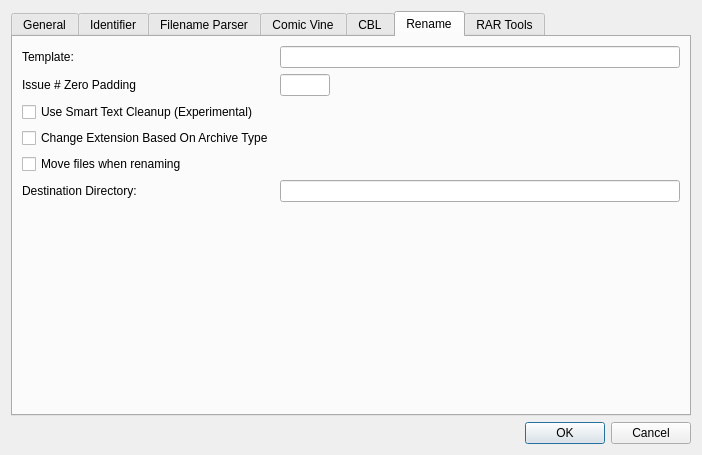
<?xml version="1.0" encoding="UTF-8"?>
<ui version="4.0">
 <class>dialogCreditEditor</class>
 <widget class="QDialog" name="dialogCreditEditor">
  <property name="geometry">
   <rect>
    <x>0</x>
    <y>0</y>
    <width>702</width>
    <height>455</height>
   </rect>
  </property>
  <property name="windowTitle">
   <string>Settings</string>
  </property>
  <property name="sizeGripEnabled">
   <bool>false</bool>
  </property>
  <layout class="QGridLayout" name="gridLayout_2">
   <item row="0" column="0">
    <layout class="QVBoxLayout" name="verticalLayout">
     <item>
      <widget class="QTabWidget" name="tabWidget">
       <property name="sizePolicy">
        <sizepolicy hsizetype="Expanding" vsizetype="Preferred">
         <horstretch>0</horstretch>
         <verstretch>0</verstretch>
        </sizepolicy>
       </property>
       <property name="currentIndex">
        <number>5</number>
       </property>
       <widget class="QWidget" name="tab">
        <attribute name="title">
         <string>General</string>
        </attribute>
        <layout class="QVBoxLayout" name="verticalLayout_2">
         <item>
          <widget class="QGroupBox" name="grpBoxBtns">
           <property name="title">
            <string/>
           </property>
           <layout class="QGridLayout" name="gridLayout_4">
            <item row="1" column="0">
             <widget class="QPushButton" name="btnResetSettings">
              <property name="sizePolicy">
               <sizepolicy hsizetype="Maximum" vsizetype="Fixed">
                <horstretch>0</horstretch>
                <verstretch>0</verstretch>
               </sizepolicy>
              </property>
              <property name="text">
               <string>Default Settings</string>
              </property>
             </widget>
            </item>
            <item row="1" column="1">
             <widget class="QLabel" name="lblDefaultSettings">
              <property name="sizePolicy">
               <sizepolicy hsizetype="Expanding" vsizetype="Expanding">
                <horstretch>0</horstretch>
                <verstretch>0</verstretch>
               </sizepolicy>
              </property>
              <property name="text">
               <string>Revert to default settings</string>
              </property>
              <property name="wordWrap">
               <bool>true</bool>
              </property>
             </widget>
            </item>
            <item row="2" column="0">
             <widget class="QPushButton" name="btnClearCache">
              <property name="sizePolicy">
               <sizepolicy hsizetype="Maximum" vsizetype="Fixed">
                <horstretch>0</horstretch>
                <verstretch>0</verstretch>
               </sizepolicy>
              </property>
              <property name="text">
               <string>Clear Cache</string>
              </property>
             </widget>
            </item>
            <item row="2" column="1">
             <widget class="QLabel" name="label_2">
              <property name="sizePolicy">
               <sizepolicy hsizetype="Expanding" vsizetype="Expanding">
                <horstretch>0</horstretch>
                <verstretch>0</verstretch>
               </sizepolicy>
              </property>
              <property name="text">
               <string>If you need to free up the disk space, or the responses seems out of date, clear the online cache.</string>
              </property>
              <property name="wordWrap">
               <bool>true</bool>
              </property>
             </widget>
            </item>
            <item row="0" column="0" colspan="2">
             <widget class="QCheckBox" name="cbxCheckForNewVersion">
              <property name="text">
               <string>Check for new version on startup</string>
              </property>
             </widget>
            </item>
           </layout>
          </widget>
         </item>
         <item>
          <widget class="Line" name="line_3">
           <property name="orientation">
            <enum>Qt::Horizontal</enum>
           </property>
          </widget>
         </item>
         <item>
          <spacer name="verticalSpacer">
           <property name="orientation">
            <enum>Qt::Vertical</enum>
           </property>
           <property name="sizeHint" stdset="0">
            <size>
             <width>20</width>
             <height>40</height>
            </size>
           </property>
          </spacer>
         </item>
        </layout>
       </widget>
       <widget class="QWidget" name="tab_2">
        <attribute name="title">
         <string>Identifier</string>
        </attribute>
        <layout class="QGridLayout" name="gridLayout_3">
         <item row="0" column="0">
          <widget class="QLabel" name="label_5">
           <property name="text">
            <string>&lt;html&gt;&lt;head/&gt;&lt;body&gt;&lt;p&gt;These settings are for the automatic issue identifier which searches online for matches. They will not affect &amp;quot;manual&amp;quot; searching.&lt;/p&gt;&lt;p&gt;Hover the mouse over an entry field for more info.&lt;/p&gt;&lt;/body&gt;&lt;/html&gt;</string>
           </property>
           <property name="wordWrap">
            <bool>true</bool>
           </property>
          </widget>
         </item>
         <item row="1" column="0">
          <widget class="Line" name="line_2">
           <property name="orientation">
            <enum>Qt::Horizontal</enum>
           </property>
          </widget>
         </item>
         <item row="2" column="0">
          <layout class="QFormLayout" name="formLayout_2">
           <property name="fieldGrowthPolicy">
            <enum>QFormLayout::AllNonFixedFieldsGrow</enum>
           </property>
           <item row="0" column="0">
            <widget class="QLabel" name="label_3">
             <property name="toolTip">
              <string/>
             </property>
             <property name="text">
              <string>Default Name Length Match Tolerance:</string>
             </property>
            </widget>
           </item>
           <item row="0" column="1">
            <widget class="QLineEdit" name="leNameLengthDeltaThresh">
             <property name="sizePolicy">
              <sizepolicy hsizetype="Maximum" vsizetype="Fixed">
               <horstretch>0</horstretch>
               <verstretch>0</verstretch>
              </sizepolicy>
             </property>
             <property name="maximumSize">
              <size>
               <width>50</width>
               <height>16777215</height>
              </size>
             </property>
             <property name="toolTip">
              <string/>
             </property>
            </widget>
           </item>
           <item row="1" column="0">
            <widget class="QLabel" name="label_4">
             <property name="text">
              <string>Publisher Blacklist:</string>
             </property>
            </widget>
           </item>
           <item row="1" column="1">
            <widget class="QPlainTextEdit" name="tePublisherBlacklist">
             <property name="sizePolicy">
              <sizepolicy hsizetype="Expanding" vsizetype="Expanding">
               <horstretch>0</horstretch>
               <verstretch>0</verstretch>
              </sizepolicy>
             </property>
            </widget>
           </item>
          </layout>
         </item>
        </layout>
       </widget>
       <widget class="QWidget" name="tab_6">
        <attribute name="title">
         <string>Filename Parser</string>
        </attribute>
        <widget class="QCheckBox" name="cbxParseScanInfo">
         <property name="geometry">
          <rect>
           <x>30</x>
           <y>30</y>
           <width>421</width>
           <height>25</height>
          </rect>
         </property>
         <property name="text">
          <string>Parse Scan Info From Filename (Experimental)</string>
         </property>
        </widget>
       </widget>
       <widget class="QWidget" name="tab_3">
        <attribute name="title">
         <string>Comic Vine</string>
        </attribute>
        <layout class="QVBoxLayout" name="verticalLayout_4">
         <item>
          <widget class="QGroupBox" name="grpBoxCVTop">
           <property name="sizePolicy">
            <sizepolicy hsizetype="Preferred" vsizetype="Preferred">
             <horstretch>0</horstretch>
             <verstretch>0</verstretch>
            </sizepolicy>
           </property>
           <layout class="QVBoxLayout" name="verticalLayout_5">
            <item>
             <layout class="QVBoxLayout" name="verticalLayout_3">
              <item>
               <widget class="QCheckBox" name="cbxUseSeriesStartAsVolume">
                <property name="text">
                 <string>Use Series Start Date as Volume</string>
                </property>
               </widget>
              </item>
              <item>
               <widget class="QCheckBox" name="cbxClearFormBeforePopulating">
                <property name="text">
                 <string>Clear Form Before Importing Comic Vine data</string>
                </property>
               </widget>
              </item>
              <item>
               <widget class="QCheckBox" name="cbxRemoveHtmlTables">
                <property name="text">
                 <string>Remove HTML tables from CV summary field</string>
                </property>
               </widget>
              </item>
             </layout>
            </item>
           </layout>
          </widget>
         </item>
         <item>
          <widget class="Line" name="line_4">
           <property name="sizePolicy">
            <sizepolicy hsizetype="Expanding" vsizetype="Fixed">
             <horstretch>0</horstretch>
             <verstretch>0</verstretch>
            </sizepolicy>
           </property>
           <property name="orientation">
            <enum>Qt::Horizontal</enum>
           </property>
          </widget>
         </item>
         <item>
          <widget class="QGroupBox" name="grpBoxKey">
           <property name="sizePolicy">
            <sizepolicy hsizetype="Preferred" vsizetype="Preferred">
             <horstretch>0</horstretch>
             <verstretch>0</verstretch>
            </sizepolicy>
           </property>
           <layout class="QGridLayout" name="gridLayout_8">
            <item row="1" column="1">
             <widget class="QLineEdit" name="leKey">
              <property name="sizePolicy">
               <sizepolicy hsizetype="MinimumExpanding" vsizetype="Maximum">
                <horstretch>0</horstretch>
                <verstretch>0</verstretch>
               </sizepolicy>
              </property>
              <property name="readOnly">
               <bool>false</bool>
              </property>
             </widget>
            </item>
            <item row="1" column="0">
             <widget class="QLabel" name="label_8">
              <property name="sizePolicy">
               <sizepolicy hsizetype="Preferred" vsizetype="Preferred">
                <horstretch>0</horstretch>
                <verstretch>0</verstretch>
               </sizepolicy>
              </property>
              <property name="minimumSize">
               <size>
                <width>120</width>
                <height>0</height>
               </size>
              </property>
              <property name="maximumSize">
               <size>
                <width>200</width>
                <height>16777215</height>
               </size>
              </property>
              <property name="text">
               <string>Comic Vine API Key</string>
              </property>
             </widget>
            </item>
            <item row="0" column="0" colspan="3">
             <widget class="QLabel" name="lblKeyHelp">
              <property name="sizePolicy">
               <sizepolicy hsizetype="Expanding" vsizetype="MinimumExpanding">
                <horstretch>0</horstretch>
                <verstretch>0</verstretch>
               </sizepolicy>
              </property>
              <property name="text">
               <string>&lt;html&gt;&lt;head/&gt;&lt;body&gt;&lt;p&gt;A personal API key from &lt;a href=&quot;http://www.comicvine.com/api/&quot;&gt;&lt;span style=&quot; text-decoration: underline; color:#0000ff;&quot;&gt;Comic Vine&lt;/span&gt;&lt;/a&gt; is recommended in order to search for tag data. Login (or create a new account) there to get your key, and enter it below.&lt;/p&gt;&lt;/body&gt;&lt;/html&gt;</string>
              </property>
              <property name="textFormat">
               <enum>Qt::RichText</enum>
              </property>
              <property name="alignment">
               <set>Qt::AlignBottom|Qt::AlignLeading|Qt::AlignLeft</set>
              </property>
              <property name="wordWrap">
               <bool>true</bool>
              </property>
              <property name="openExternalLinks">
               <bool>true</bool>
              </property>
              <property name="textInteractionFlags">
               <set>Qt::LinksAccessibleByKeyboard|Qt::LinksAccessibleByMouse</set>
              </property>
             </widget>
            </item>
            <item row="1" column="2">
             <widget class="QPushButton" name="btnTestKey">
              <property name="text">
               <string>Tesk Key</string>
              </property>
             </widget>
            </item>
           </layout>
          </widget>
         </item>
         <item>
          <spacer name="verticalSpacer_3">
           <property name="orientation">
            <enum>Qt::Vertical</enum>
           </property>
           <property name="sizeHint" stdset="0">
            <size>
             <width>20</width>
             <height>40</height>
            </size>
           </property>
          </spacer>
         </item>
        </layout>
       </widget>
       <widget class="QWidget" name="tab_4">
        <attribute name="title">
         <string>CBL</string>
        </attribute>
        <layout class="QGridLayout" name="gridLayout_6">
         <item row="0" column="0">
          <widget class="QCheckBox" name="cbxApplyCBLTransformOnCVIMport">
           <property name="text">
            <string>Apply CBL Transforms on ComicVine Import</string>
           </property>
          </widget>
         </item>
         <item row="1" column="0">
          <widget class="QCheckBox" name="cbxApplyCBLTransformOnBatchOperation">
           <property name="text">
            <string>Apply CBL Transforms on Batch Copy Operations to CBL Tags</string>
           </property>
          </widget>
         </item>
         <item row="3" column="0">
          <widget class="QGroupBox" name="groupBox">
           <property name="sizePolicy">
            <sizepolicy hsizetype="Preferred" vsizetype="MinimumExpanding">
             <horstretch>0</horstretch>
             <verstretch>0</verstretch>
            </sizepolicy>
           </property>
           <property name="title">
            <string>CBL Transforms</string>
           </property>
           <widget class="QWidget" name="layoutWidget">
            <property name="geometry">
             <rect>
              <x>11</x>
              <y>21</y>
              <width>292</width>
              <height>213</height>
             </rect>
            </property>
            <layout class="QGridLayout" name="gridLayout_7">
             <item row="3" column="0">
              <widget class="QCheckBox" name="cbxCopyLocationsToTags">
               <property name="text">
                <string>Copy Locations to Generic Tags</string>
               </property>
              </widget>
             </item>
             <item row="0" column="0">
              <widget class="QCheckBox" name="cbxAssumeLoneCreditIsPrimary">
               <property name="text">
                <string>Assume Lone Credit Is Primary</string>
               </property>
              </widget>
             </item>
             <item row="1" column="0">
              <widget class="QCheckBox" name="cbxCopyCharactersToTags">
               <property name="text">
                <string>Copy Characters to Generic Tags</string>
               </property>
              </widget>
             </item>
             <item row="2" column="0">
              <widget class="QCheckBox" name="cbxCopyTeamsToTags">
               <property name="text">
                <string>Copy Teams to Generic Tags</string>
               </property>
              </widget>
             </item>
             <item row="5" column="0">
              <widget class="QCheckBox" name="cbxCopyNotesToComments">
               <property name="text">
                <string>Copy Notes to Comments</string>
               </property>
              </widget>
             </item>
             <item row="6" column="0">
              <widget class="QCheckBox" name="cbxCopyWebLinkToComments">
               <property name="text">
                <string>Copy Web Link to Comments</string>
               </property>
              </widget>
             </item>
             <item row="4" column="0">
              <widget class="QCheckBox" name="cbxCopyStoryArcsToTags">
               <property name="text">
                <string>Copy Story Arcs to Generic Tags</string>
               </property>
              </widget>
             </item>
            </layout>
           </widget>
          </widget>
         </item>
         <item row="2" column="0">
          <spacer name="verticalSpacer_2">
           <property name="orientation">
            <enum>Qt::Vertical</enum>
           </property>
           <property name="sizeType">
            <enum>QSizePolicy::Fixed</enum>
           </property>
           <property name="sizeHint" stdset="0">
            <size>
             <width>20</width>
             <height>10</height>
            </size>
           </property>
          </spacer>
         </item>
        </layout>
       </widget>
       <widget class="QWidget" name="tab_5">
        <attribute name="title">
         <string>Rename</string>
        </attribute>
        <layout class="QGridLayout" name="gridLayout_5">
         <item row="0" column="0">
          <layout class="QFormLayout" name="formLayout_3">
           <property name="fieldGrowthPolicy">
            <enum>QFormLayout::AllNonFixedFieldsGrow</enum>
           </property>
           <item row="1" column="0">
            <widget class="QLabel" name="lblTemplate">
             <property name="text">
              <string>Template:</string>
             </property>
            </widget>
           </item>
           <item row="1" column="1">
            <widget class="QLineEdit" name="leRenameTemplate">
             <property name="toolTip">
              <string>&lt;html&gt;&lt;head/&gt;&lt;body&gt;&lt;p&gt;The template for the new filename. Accepts the following variables:&lt;/p&gt;&lt;p&gt;{isEmpty}&lt;/p&gt;&lt;p&gt;{tagOrigin}&lt;/p&gt;&lt;p&gt;{series}&lt;/p&gt;&lt;p&gt;{issue}&lt;/p&gt;&lt;p&gt;{title}&lt;/p&gt;&lt;p&gt;{publisher}&lt;/p&gt;&lt;p&gt;{seriesYear}&lt;/p&gt;&lt;p&gt;{month}&lt;/p&gt;&lt;p&gt;{year}&lt;/p&gt;&lt;p&gt;{day}&lt;/p&gt;&lt;p&gt;{date}&lt;/p&gt;&lt;p&gt;{issueCount}&lt;/p&gt;&lt;p&gt;{volume}&lt;/p&gt;&lt;p&gt;{genre}&lt;/p&gt;&lt;p&gt;{language}&lt;/p&gt;&lt;p&gt;{comments}&lt;/p&gt;&lt;p&gt;{volumeCount}&lt;/p&gt;&lt;p&gt;{criticalRating}&lt;/p&gt;&lt;p&gt;{country}&lt;/p&gt;&lt;p&gt;{alternateSeries}&lt;/p&gt;&lt;p&gt;{alternateNumber}&lt;/p&gt;&lt;p&gt;{alternateCount}&lt;/p&gt;&lt;p&gt;{imprint}&lt;/p&gt;&lt;p&gt;{notes}&lt;/p&gt;&lt;p&gt;{webLink}&lt;/p&gt;&lt;p&gt;{format}&lt;/p&gt;&lt;p&gt;{manga}&lt;/p&gt;&lt;p&gt;{blackAndWhite}&lt;/p&gt;&lt;p&gt;{pageCount}&lt;/p&gt;&lt;p&gt;{maturityRating}&lt;/p&gt;&lt;p&gt;{storyArc}&lt;/p&gt;&lt;p&gt;{seriesGroup}&lt;/p&gt;&lt;p&gt;{scanInfo}&lt;/p&gt;&lt;p&gt;{characters}&lt;/p&gt;&lt;p&gt;{teams}&lt;/p&gt;&lt;p&gt;{locations}&lt;/p&gt;&lt;p&gt;{credits}&lt;/p&gt;&lt;p&gt;{tags}&lt;/p&gt;&lt;p&gt;{pages}&lt;/p&gt;&lt;p&gt;{price}&lt;/p&gt;&lt;p&gt;{isVersionOf}&lt;/p&gt;&lt;p&gt;{rights}&lt;/p&gt;&lt;p&gt;{identifier}&lt;/p&gt;&lt;p&gt;{lastMark}&lt;/p&gt;&lt;p&gt;{coverImage}&lt;/p&gt;&lt;p&gt;&lt;br/&gt;&lt;/p&gt;&lt;p&gt;Examples:&lt;/p&gt;&lt;p&gt;&lt;span style=&quot; font-style:italic;&quot;&gt;{series} {issue} ({year})&lt;/span&gt;&lt;br/&gt;{&lt;span style=&quot; font-style:italic;&quot;&gt;series} #{issue} - {title}&lt;/span&gt;&lt;/p&gt;&lt;/body&gt;&lt;/html&gt;</string>
             </property>
            </widget>
           </item>
           <item row="2" column="0">
            <widget class="QLabel" name="lblPadding">
             <property name="text">
              <string>Issue # Zero Padding</string>
             </property>
            </widget>
           </item>
           <item row="2" column="1">
            <widget class="QLineEdit" name="leIssueNumPadding">
             <property name="sizePolicy">
              <sizepolicy hsizetype="Maximum" vsizetype="Fixed">
               <horstretch>0</horstretch>
               <verstretch>0</verstretch>
              </sizepolicy>
             </property>
             <property name="maximumSize">
              <size>
               <width>50</width>
               <height>16777215</height>
              </size>
             </property>
             <property name="toolTip">
              <string>&lt;html&gt;&lt;head/&gt;&lt;body&gt;&lt;p&gt;&lt;span style=&quot; font-weight:600;&quot;&gt;Issue # Zero Padding&lt;/span&gt; dictates if the issue number should be padded on left with zeros.  A value of 2, for example, means that the number will always be at least two digits.&lt;/p&gt;&lt;/body&gt;&lt;/html&gt;</string>
             </property>
            </widget>
           </item>
           <item row="6" column="0">
            <widget class="QCheckBox" name="cbxMoveFiles">
             <property name="toolTip">
              <string>If checked moves files to specified folder</string>
             </property>
             <property name="text">
              <string>Move files when renaming</string>
             </property>
            </widget>
           </item>
           <item row="4" column="0">
            <widget class="QCheckBox" name="cbxChangeExtension">
             <property name="text">
              <string>Change Extension Based On Archive Type</string>
             </property>
            </widget>
           </item>
           <item row="3" column="0">
            <widget class="QCheckBox" name="cbxSmartCleanup">
             <property name="toolTip">
              <string>&lt;html&gt;&lt;head/&gt;&lt;body&gt;&lt;p&gt;&lt;span style=&quot; font-weight:600;&quot;&gt;&amp;quot;Smart Text Cleanup&amp;quot; &lt;/span&gt;will attempt to clean up the new filename if there are missing fields from the template.  For example, removing empty braces, repeated spaces and dashes, and more.  Experimental feature.&lt;/p&gt;&lt;/body&gt;&lt;/html&gt;</string>
             </property>
             <property name="text">
              <string>Use Smart Text Cleanup (Experimental)</string>
             </property>
            </widget>
           </item>
           <item row="7" column="0">
            <widget class="QLabel" name="lblDirectory">
             <property name="text">
              <string>Destination Directory:</string>
             </property>
            </widget>
           </item>
           <item row="7" column="1">
            <widget class="QLineEdit" name="leDirectory"/>
           </item>
          </layout>
         </item>
        </layout>
       </widget>
       <widget class="QWidget" name="tab_7">
        <attribute name="title">
         <string>RAR Tools</string>
        </attribute>
        <layout class="QVBoxLayout" name="verticalLayout_2">
         <item>
          <widget class="QGroupBox" name="grpBoxUnrar">
           <layout class="QGridLayout" name="gridLayout">
            <item row="1" column="0">
             <widget class="QLabel" name="lblUnrar">
              <property name="minimumSize">
               <size>
                <width>120</width>
                <height>0</height>
               </size>
              </property>
              <property name="text">
               <string>UnRAR library</string>
              </property>
             </widget>
            </item>
            <item row="1" column="1">
             <widget class="QLineEdit" name="leUnrarLibPath">
              <property name="readOnly">
               <bool>true</bool>
              </property>
             </widget>
            </item>
            <item row="1" column="2">
             <widget class="QPushButton" name="btnBrowseUnrar">
              <property name="text">
               <string>...</string>
              </property>
             </widget>
            </item>
            <item row="0" column="0" colspan="3">
             <widget class="QLabel" name="lblUnrarHelp">
              <property name="sizePolicy">
               <sizepolicy hsizetype="Preferred" vsizetype="Expanding">
                <horstretch>0</horstretch>
                <verstretch>0</verstretch>
               </sizepolicy>
              </property>
              <property name="text">
               <string>&lt;html&gt;&lt;head/&gt;&lt;body&gt;&lt;p&gt;In order to read CBR/RAR archives, you will need to have the unrar library from &lt;a href=&quot;www.win-rar.com/download.html&quot;&gt;&lt;span style=&quot; text-decoration: underline; color:#0000ff;&quot;&gt;WinRAR&lt;/span&gt;&lt;/a&gt; installed. &lt;/p&gt;&lt;/body&gt;&lt;/html&gt;</string>
              </property>
              <property name="textFormat">
               <enum>Qt::RichText</enum>
              </property>
              <property name="alignment">
               <set>Qt::AlignBottom|Qt::AlignLeading|Qt::AlignLeft</set>
              </property>
              <property name="wordWrap">
               <bool>true</bool>
              </property>
              <property name="openExternalLinks">
               <bool>true</bool>
              </property>
              <property name="textInteractionFlags">
               <set>Qt::LinksAccessibleByKeyboard|Qt::LinksAccessibleByMouse</set>
              </property>
             </widget>
            </item>
           </layout>
          </widget>
         </item>
         <item>
          <widget class="QGroupBox" name="grpBoxRar">
           <layout class="QGridLayout" name="gridLayout">
            <item row="1" column="0">
             <widget class="QLabel" name="label_7">
              <property name="sizePolicy">
               <sizepolicy hsizetype="Preferred" vsizetype="Preferred">
                <horstretch>0</horstretch>
                <verstretch>0</verstretch>
               </sizepolicy>
              </property>
              <property name="minimumSize">
               <size>
                <width>120</width>
                <height>0</height>
               </size>
              </property>
              <property name="maximumSize">
               <size>
                <width>200</width>
                <height>16777215</height>
               </size>
              </property>
              <property name="text">
               <string>RAR program</string>
              </property>
             </widget>
            </item>
            <item row="1" column="1">
             <widget class="QLineEdit" name="leRarExePath">
              <property name="sizePolicy">
               <sizepolicy hsizetype="Expanding" vsizetype="Maximum">
                <horstretch>0</horstretch>
                <verstretch>0</verstretch>
               </sizepolicy>
              </property>
              <property name="readOnly">
               <bool>true</bool>
              </property>
             </widget>
            </item>
            <item row="1" column="2">
             <widget class="QPushButton" name="btnBrowseRar">
              <property name="sizePolicy">
               <sizepolicy hsizetype="Minimum" vsizetype="Maximum">
                <horstretch>0</horstretch>
                <verstretch>0</verstretch>
               </sizepolicy>
              </property>
              <property name="text">
               <string>...</string>
              </property>
             </widget>
            </item>
            <item row="0" column="0" colspan="3">
             <widget class="QLabel" name="lblRarHelp">
              <property name="sizePolicy">
               <sizepolicy hsizetype="Preferred" vsizetype="Expanding">
                <horstretch>0</horstretch>
                <verstretch>0</verstretch>
               </sizepolicy>
              </property>
              <property name="text">
               <string>&lt;html&gt;&lt;head/&gt;&lt;body&gt;&lt;p&gt;In order to write to CBR/RAR archives, you will need to have the shareware tools from &lt;a href=&quot;www.win-rar.com/download.html&quot;&gt;&lt;span style=&quot; text-decoration: underline; color:#0000ff;&quot;&gt;WinRAR&lt;/span&gt;&lt;/a&gt; installed. &lt;/p&gt;&lt;/body&gt;&lt;/html&gt;</string>
              </property>
              <property name="textFormat">
               <enum>Qt::RichText</enum>
              </property>
              <property name="alignment">
               <set>Qt::AlignBottom|Qt::AlignLeading|Qt::AlignLeft</set>
              </property>
              <property name="wordWrap">
               <bool>true</bool>
              </property>
              <property name="openExternalLinks">
               <bool>true</bool>
              </property>
              <property name="textInteractionFlags">
               <set>Qt::LinksAccessibleByKeyboard|Qt::LinksAccessibleByMouse</set>
              </property>
             </widget>
            </item>
           </layout>
          </widget>
         </item>
         <item>
          <spacer name="verticalSpacer">
           <property name="orientation">
            <enum>Qt::Vertical</enum>
           </property>
           <property name="sizeHint" stdset="0">
            <size>
             <width>20</width>
             <height>40</height>
            </size>
           </property>
          </spacer>
         </item>
        </layout>
       </widget>
      </widget>
     </item>
     <item>
      <widget class="QDialogButtonBox" name="buttonBox">
       <property name="orientation">
        <enum>Qt::Horizontal</enum>
       </property>
       <property name="standardButtons">
        <set>QDialogButtonBox::Cancel|QDialogButtonBox::Ok</set>
       </property>
      </widget>
     </item>
    </layout>
   </item>
  </layout>
 </widget>
 <resources/>
 <connections>
  <connection>
   <sender>buttonBox</sender>
   <signal>accepted()</signal>
   <receiver>dialogCreditEditor</receiver>
   <slot>accept()</slot>
   <hints>
    <hint type="sourcelabel">
     <x>248</x>
     <y>254</y>
    </hint>
    <hint type="destinationlabel">
     <x>157</x>
     <y>274</y>
    </hint>
   </hints>
  </connection>
  <connection>
   <sender>buttonBox</sender>
   <signal>rejected()</signal>
   <receiver>dialogCreditEditor</receiver>
   <slot>reject()</slot>
   <hints>
    <hint type="sourcelabel">
     <x>316</x>
     <y>260</y>
    </hint>
    <hint type="destinationlabel">
     <x>286</x>
     <y>274</y>
    </hint>
   </hints>
  </connection>
 </connections>
</ui>
